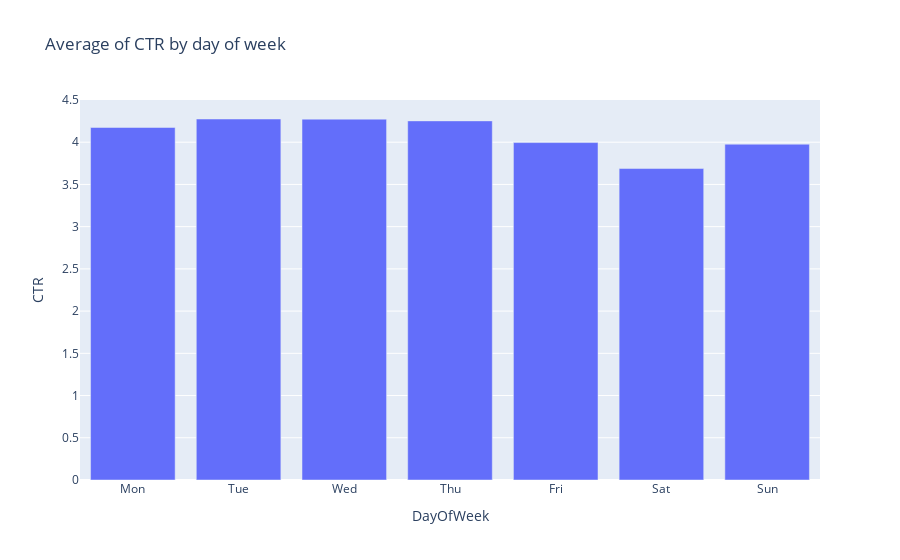

Source (notebook cell):
### Code cell
# Let's look at the Average CTR by day of the week

data['DayOfWeek'] = data.index.dayofweek

# EDA Based on the DayOfWeek
day_of_week_ctr = data.groupby('DayOfWeek')['CTR'].mean().reset_index()
day_of_week_ctr['DayOfWeek'] = ['Mon','Tue','Wed','Thu','Fri', 'Sat','Sun']

# Visualize
fig = px.bar(day_of_week_ctr, x='DayOfWeek', y='CTR', title='Average of CTR by day of week')
fig.show()

### Figure 1 — Plotly figure (JSON) as saved in the notebook; plotly's stock layout.template omitted (floating-point values rounded to 4 significant figures)
{"data": [{"alignmentgroup": "True", "hovertemplate": "DayOfWeek=%{x}<br>CTR=%{y}<extra></extra>", "legendgroup": "", "marker": {"color": "#636efa", "pattern": {"shape": ""}}, "name": "", "offsetgroup": "", "orientation": "v", "showlegend": false, "textposition": "auto", "type": "bar", "x": ["Mon", "Tue", "Wed", "Thu", "Fri", "Sat", "Sun"], "xaxis": "x", "y": [4.174, 4.275, 4.273, 4.252, 3.996, 3.688, 3.977], "yaxis": "y"}], "layout": {"autosize": true, "barmode": "relative", "legend": {"tracegroupgap": 0}, "title": {"text": "Average of CTR by day of week"}, "xaxis": {"anchor": "y", "autorange": true, "domain": [0, 1], "range": [-0.5, 6.5], "title": {"text": "DayOfWeek"}, "type": "category"}, "yaxis": {"anchor": "x", "autorange": true, "domain": [0, 1], "range": [0, 4.5], "title": {"text": "CTR"}, "type": "linear"}}}
